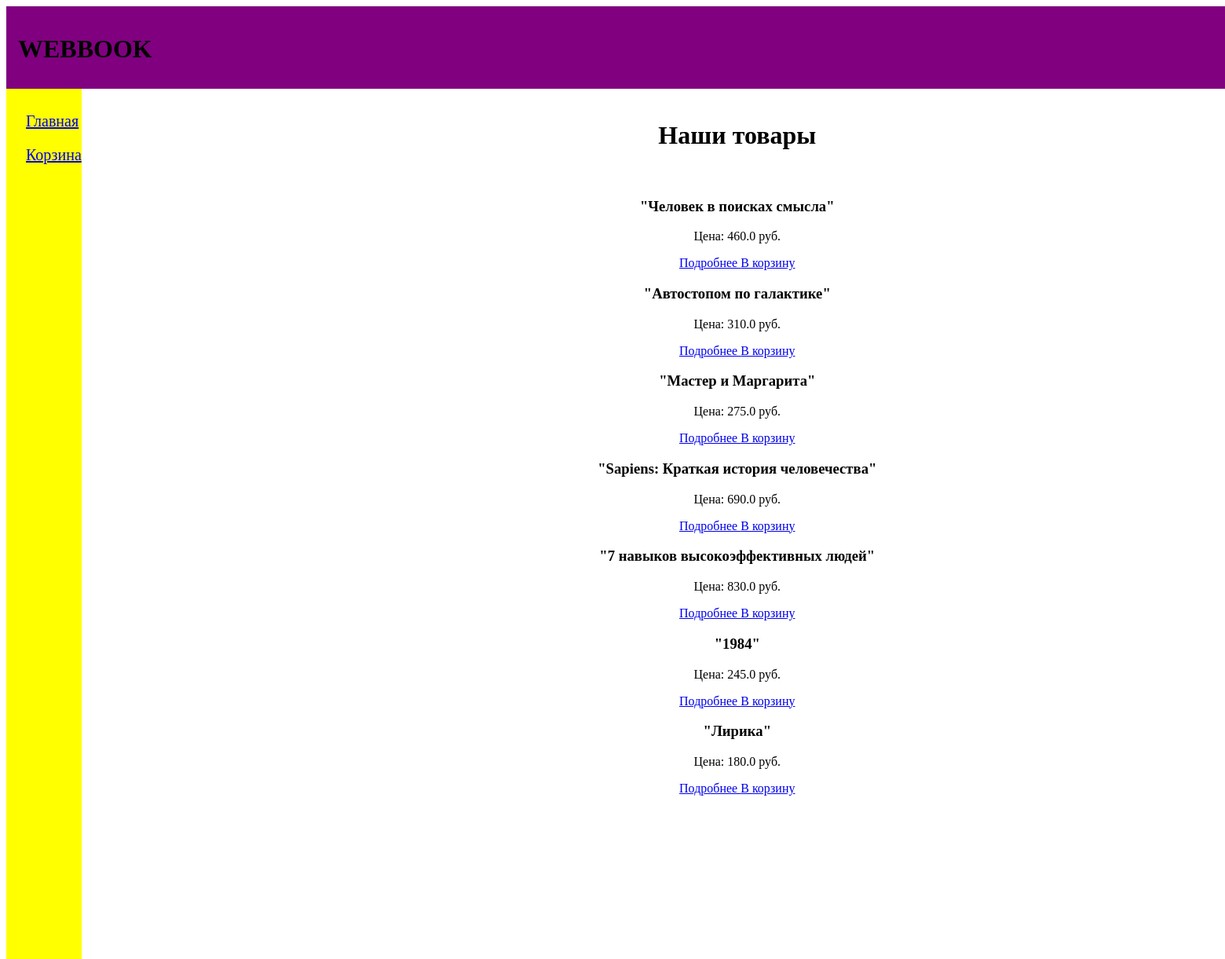
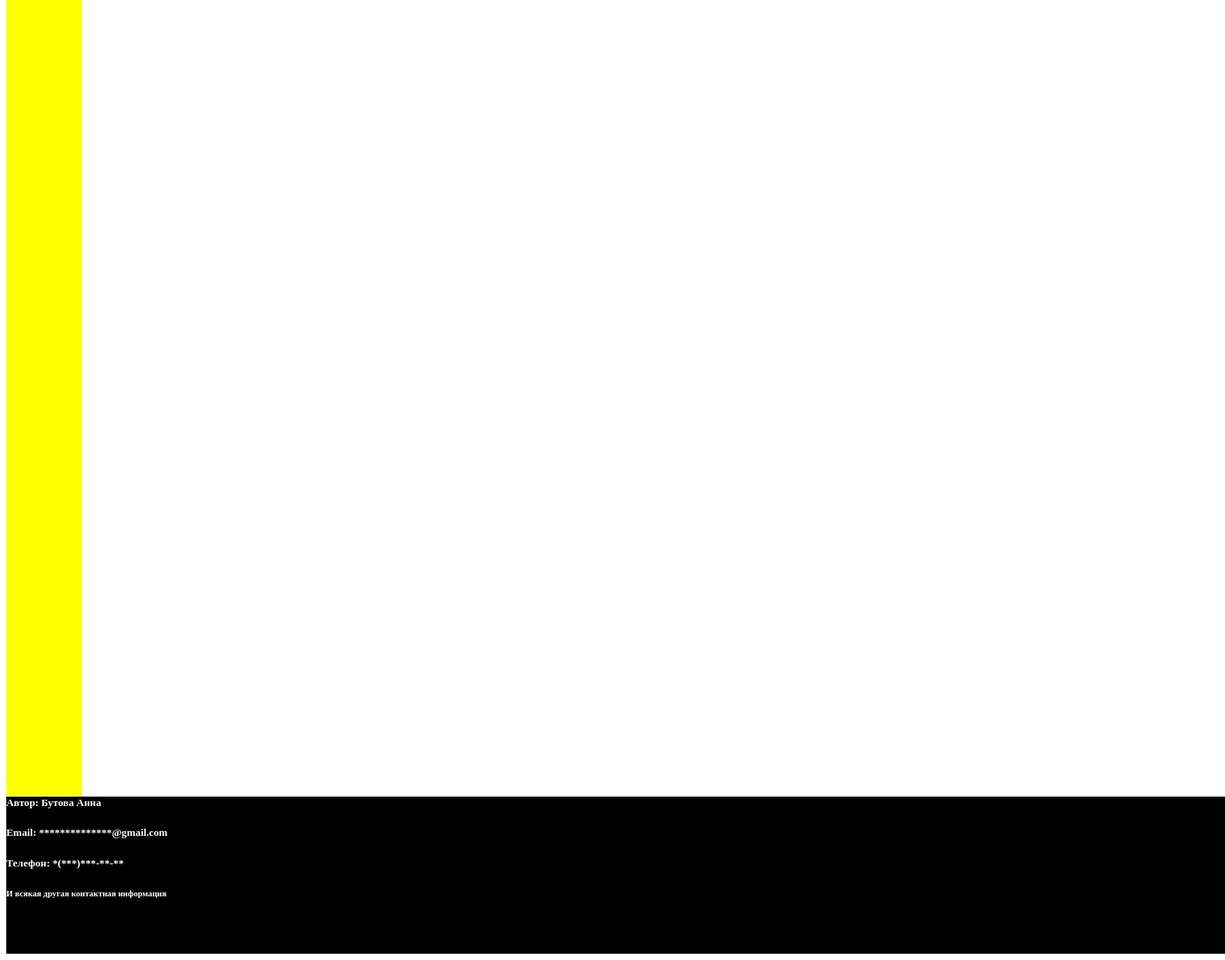
The page / on the database its author committed (2 pictures, top to bottom).
### data/models.py (models this page shows)
class Product(SqlAlchemyBase):
    __tablename__ = 'products'
    id = sqlalchemy.Column(sqlalchemy.Integer,
                          primary_key=True, autoincrement=True)
    name = sqlalchemy.Column(sqlalchemy.String(100), nullable=False)
    price = sqlalchemy.Column(sqlalchemy.Float, nullable=False)
    description = sqlalchemy.Column(sqlalchemy.Text)
    order_items = orm.relationship('OrderItem', back_populates='product')

### main.py (the view)
@app.route('/')
def index():
    from data.models import Product
    db_sess = db_session.create_session()
    products = db_sess.query(Product).all()
    return render_template('index.html', products=products)

### data/db_session.py (called while the page is built)
def create_session() -> Session:
    global __factory
    return __factory()

### main.py (called while the page is built)
@app.before_request
def before_request():
    if 'cart' not in session:
        session['cart'] = {}

### templates/index.html
{% extends "base.html" %}
{% block content %}
<h1>Наши товары</h1>
<div class="products">
    {% for product in products %}
    <div class="product-card">
        <h3>{{ product.name }}</h3>
        <p>Цена: {{ product.price }} руб.</p>
        <div class="product-actions">
            <a href="{{ url_for('product_details', product_id=product.id) }}" class="btn btn-info">
                Подробнее
            </a>
            <a href="{{ url_for('add_to_cart', product_id=product.id) }}" class="btn btn-primary">
                В корзину
            </a>
        </div>
    </div>
    {% endfor %}
</div>
{% endblock %}

### templates/base.html (shortened to what this page needs)
<!DOCTYPE html>
<html>
<head>
    <link rel="stylesheet" href="{{ url_for('static', filename='style.css') }}">
</head>
<body>
    <div class="roof">
        <h1 class="title">WEBBOOK</h1>
    </div>
    <div class="main">
        <div class="sections">
            <nav id="col">
                <a href="{{ url_for('index') }}">Главная</a>
                <a href="{{ url_for('cart') }}">Корзина</a>
            </nav>
        </div>
        <div class="products">
            {% block content %}{% endblock %}
        </div>
    </div>
    <div class="basement">
        <h5>Автор: Бутова Анна</h5>
        <h5>Email: **************@gmail.com</h5>
        <h5>Телефон: *(***)***-**-**</h5>
        <h6>И всякая другая контактная информация</h6>
    </div>
</body>
</html>

### static/style.css (style rules this page uses)
.roof { height: 90px; width: 1920px; background-color: purple; padding-top: 15px; padding-left: 15px; }
.main { display: flex; }
.sections { width: 250px; height: 2090px; background-color: yellow; padding: 30px 0px 0px 25px; font-size: 20px; }
#col { display: flex; flex-direction: column; gap: 20px; }
.products { width: 1670px; height: 2090px; text-align: center; padding-top:20px; }
.basement { width: 1920px; height: 200px; color: white; background-color: black; margin-top: -20px; }

### rows shown on the page
Product: name "\"Человек в поисках смысла\"", price "460.0"
Product: name "\"Автостопом по галактике\"", price "310.0"
Product: name "\"Мастер и Маргарита\"", price "275.0"
Product: name "\"Sapiens: Краткая история человечества\"", price "690.0"
Product: name "\"7 навыков высокоэффективных людей\"", price "830.0"
Product: name "\"1984\"", price "245.0"
Product: name "\"Лирика\"", price "180.0"
